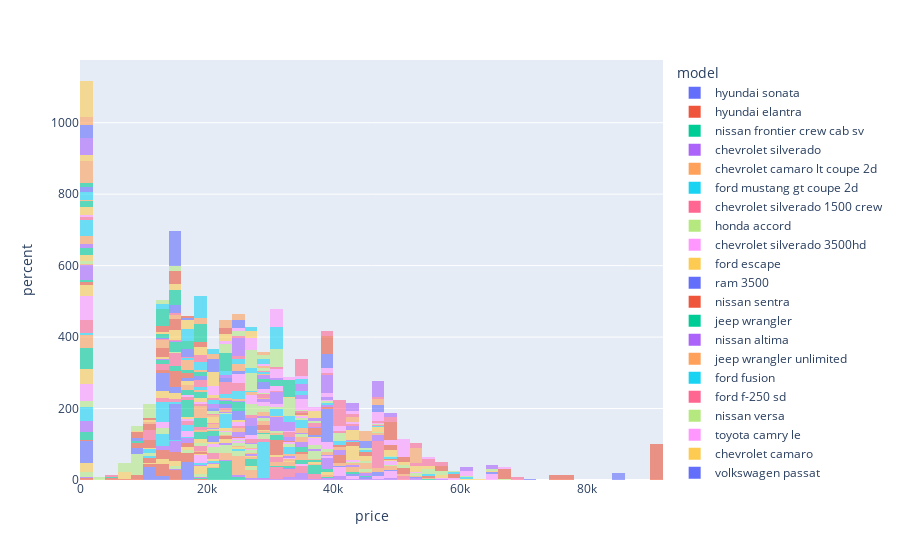

Notebook source saved alongside this figure:
### Code cell
fig = px.histogram(car_data.query('model_year > 2017'), x="price", histnorm="percent", color = "model", opacity = 0.6)
fig.show()
